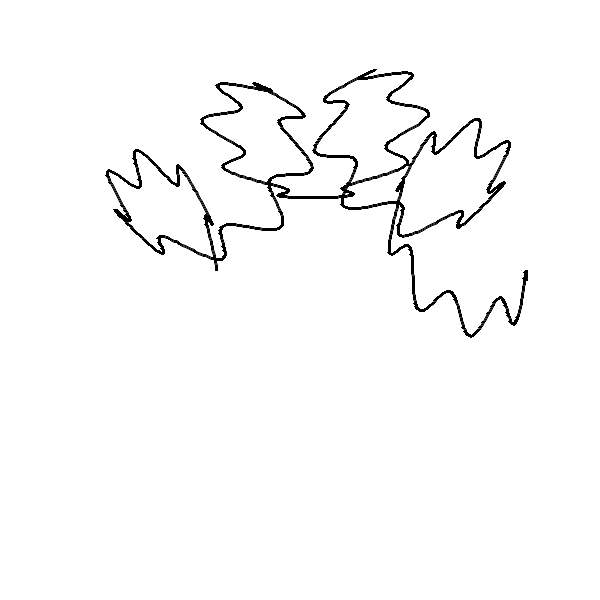

This chart was generated by the following gnuplot code:
#gnuplot
#generator slozeneho pohybu - hypocykloida + sinusova vlna
#hypocykloids + sinewave generator

set terminal png size 600,600 
set output "combine.png"
#angle
s=160
#hypocykloid
#radius, small radius (R/r cykloids on revolution), generation radius
R=200.0; r=20.0; p=70.0
#sinewave
#radius, amplitude, frequency (n waves on revolution)
D=20.0; E=1; F=70



set size ratio -1
set nokey
set noxtics
set noytics
set noborder

unset autoscale
set xrange [-300:300]
set yrange [-300:300]


set parametric
# hypocykloida
x(t)=(R-r)*cos(t) + p*cos((R-r)*t/r)
y(t)=(R-r)*sin(t) - p*sin((R-r)*t/r)
# sinusovka
X(t)=sin(t)*(D+E*D*sin(F*t))
Y(t)=cos(t)*(D+E*D*sin(F*t))
#
#
set samples 2001
#
plot [t=0:s*pi/180] x(t)+X(t),y(t)+Y(t) lc "black" lw 3
#debug
#plot [t=0:s*pi/180] x(t),y(t) lc "red",  X(t),Y(t) lc "green"
